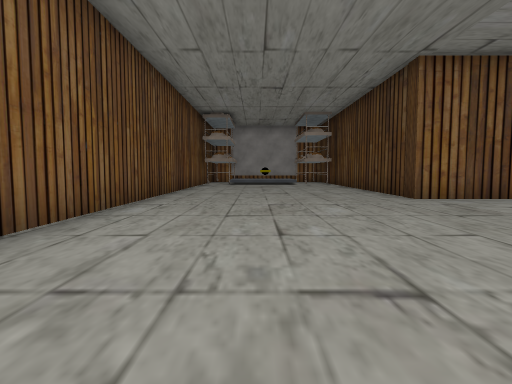
[1] (above)

16 first-person views from a walk through a Unity game level. The camera is 1.3 m above the floor, tilts 4° down and sees 80° across. The floor is counted in squares, 2 m on a side. Each view is taken from the middle of a square. On the plan, view 1 faces up. The plan holds only what a view shows up to about 10 squares ahead; the rest is blank. The place goes on beyond the plan. The player character is not drawn. Some animated figures are not drawn. Some surface patterns are stand-ins.

[2]
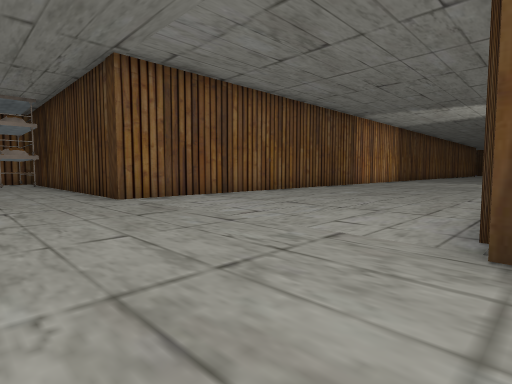

[3]
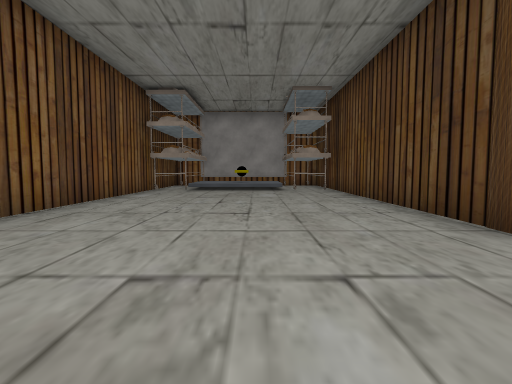

[4]
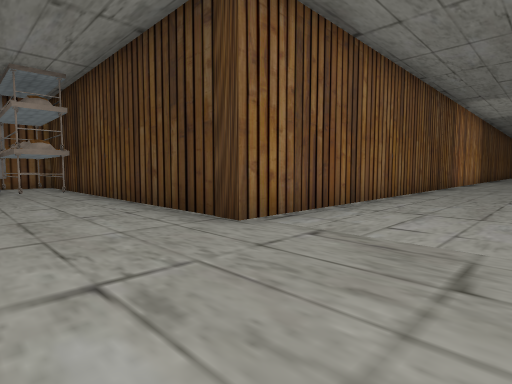

[5]
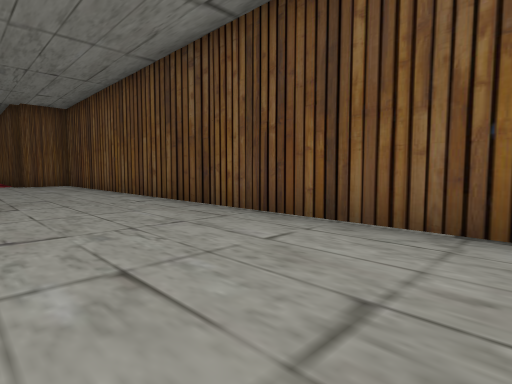

[6]
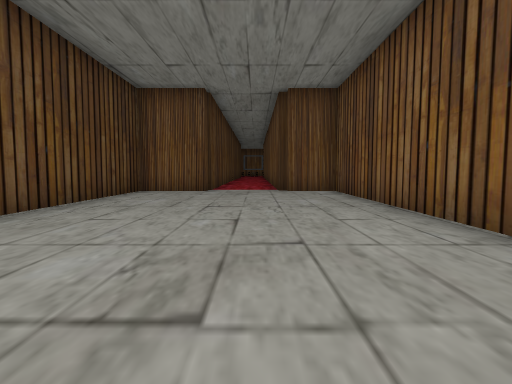

[7]
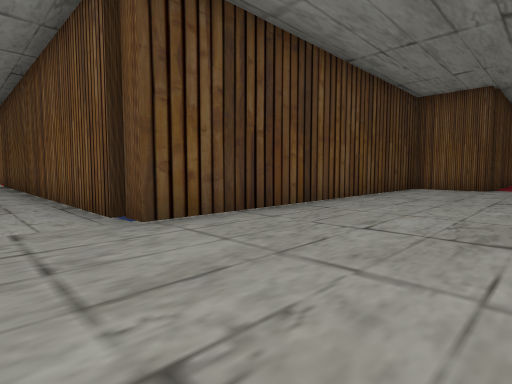

[8]
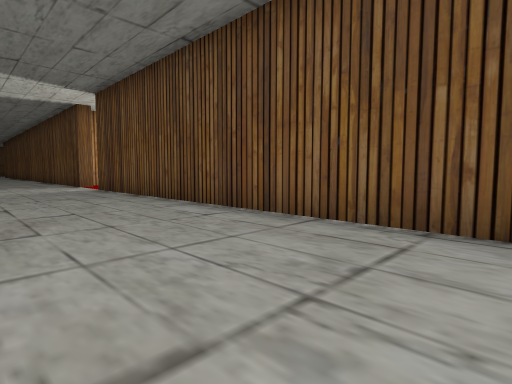

[9]
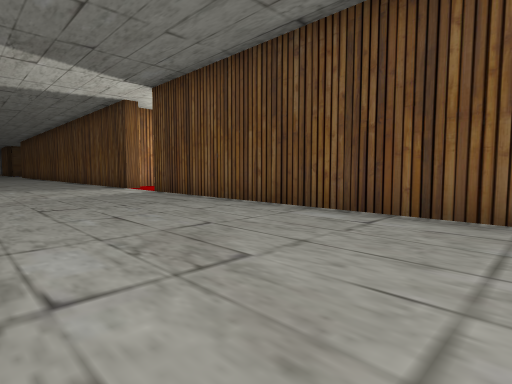

[10]
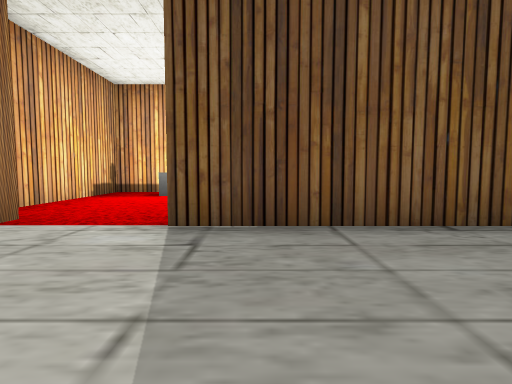

[11]
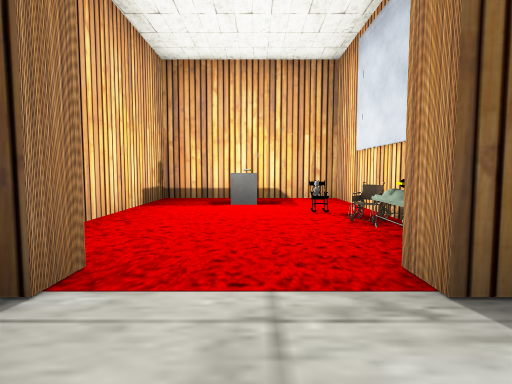

[12]
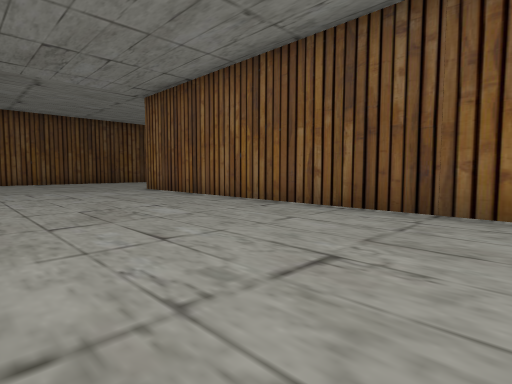

[13]
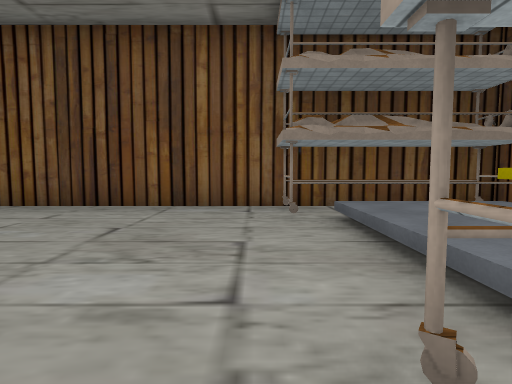

[14]
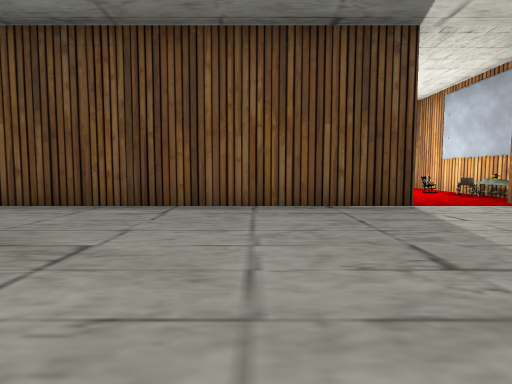

[15]
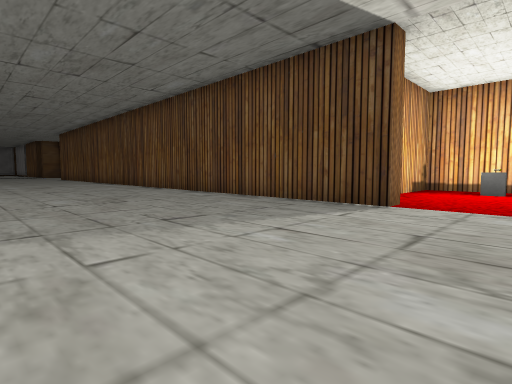

[16]
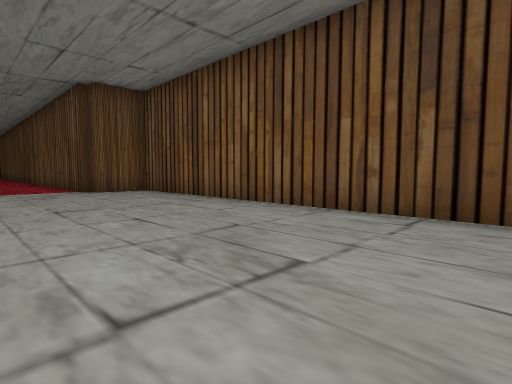

### Floor plan
Points are (right, up) in squares from view 1. A wall is a line through its corners. A room is listed if a view was taken in it or the views show most of it. See-through windows are left out.
Room 1 (views 1, 2, 3, 4, 5, 6, 7, 8, 9, 10, 11, 12, 13, 14, 15, 16)
walls: (13.6, 6.9) (3.6, 6.9) (3.6, 15.5); (18.1, -0.1) (18.1, 0.5) (25.6, 0.5); (3.1, 13.5) (2.1, 13.5); (1.6, -10.5) (1.6, -9.6) (3.6, -9.6) (3.6, 0.5) (16, 0.5) (16, -0.1); (-1.2, 16.5) (-1.2, 13.5); (-2.5, 16) (-2.5, -9.6) (-1.2, -9.6) (-1.2, -10) (-0.7, -10) (-0.7, -10.5)
ways out: opening at (17.5, 0) to room 2
objects: other object (0, 15)
Room 2 (no view inside)
walls: (15.1, -1) (15.1, -5.1) (19.1, -5.1) (19.1, -1.2)
ways out: opening at (17.5, 0) to room 1
objects: other object (16, -3); other object (16, -2); other object (16, -1); other object (17, -4); other object (17, -3)

Where each view was taken, in squares from view 1:
view 1: 0 up, 0 right, facing up
view 2: 0 up, 1 right, facing up-right
view 3: 4 up, 1 right, facing up
view 4: 4 up, 1 right, facing up-right
view 5: 5 up, 1 right, facing down-left
view 6: 0 up, 0 right, facing down
view 7: 2 up, 0 right, facing down-right
view 8: 4 up, 5 right, facing down-right
view 9: 5 up, 7 right, facing down-right
view 10: 4 up, 15 right, facing down
view 11: 2 up, 17 right, facing down
view 12: 2 up, 14 right, facing up-left
view 13: 13 up, 3 right, facing left
view 14: 6 up, 21 right, facing down
view 15: 6 up, 16 right, facing down-right
view 16: 0 up, 2 right, facing down-left
